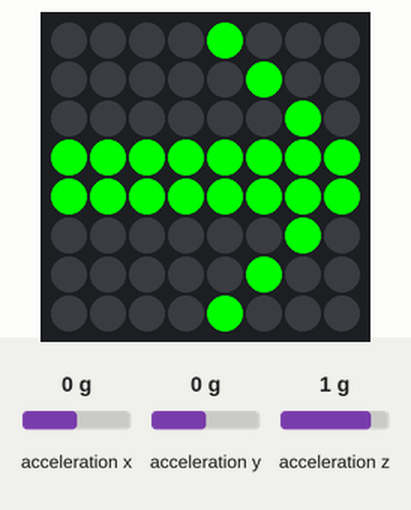
A program run on a simulated Raspberry Pi (BCM pin numbers) with a Sense HAT. On the bench: the Sense HAT's 8×8 RGB LED matrix. The test bench sets the inputs (shaded band); at power-on: acceleration x 0 g, acceleration y 0 g, acceleration z 1 g. Random numbers come from a fixed seed; the 64×8 strip is a reading aid, not a part: it shows the text the matrix is scrolling, unrolled, one strip-width of it at a time; the clock reads 2024-03-15 10:24:30 at power-on unless the program sets it. At 12.2 s the program stops and its outputs stay as they are.

Above: at 4.5 s.
4.6 s: acceleration x set to 0.4 g
At 6.47 s:
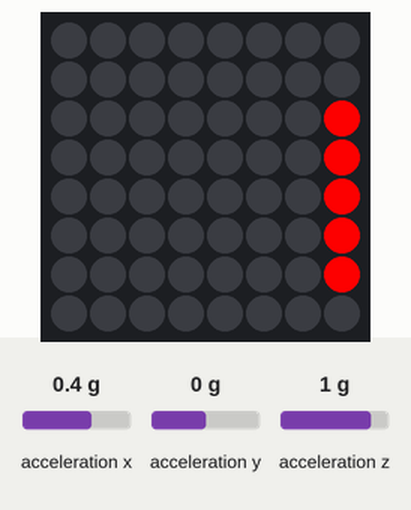
7.6 s: acceleration x set to 0.7 g
At 12.9 s:
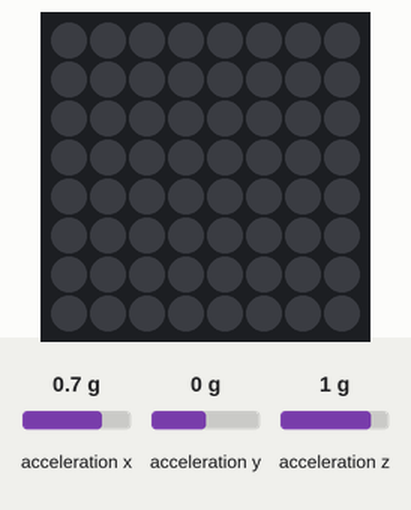

Measured:
- the behaviour switches between 0.5 and 0.6 g on acceleration x (found by bisection; images 1 and 2)

The program:

sense_hat_arrow.py
```python
from sense_hat import SenseHat
import time
import random

sense = SenseHat()
sense.clear()

# Define the green arrow (pointing up in its base matrix definition)
G = (0, 255, 0)
O = (0, 0, 0)
green_arrow = [
    O, O, O, G, G, O, O, O,
    O, O, G, G, G, G, O, O,
    O, G, O, G, G, O, G, O,
    G, O, O, G, G, O, O, G,
    O, O, O, G, G, O, O, O,
    O, O, O, G, G, O, O, O,
    O, O, O, G, G, O, O, O,
    O, O, O, G, G, O, O, O
]

def is_pointing_down(angle):
    accel = sense.get_accelerometer_raw()
    x = accel['x']
    y = accel['y']

    # When angle=0, arrow points to top edge. Top edge down -> y ≈ -1
    if angle == 0 and y < -0.5:
        return True
    # When angle=180, arrow points to bottom edge. Bottom edge down -> y ≈ 1
    elif angle == 180 and y > 0.5:
        return True
    # When angle=90, arrow points to right edge. Right edge down -> x ≈ 1
    elif angle == 90 and x > 0.5:
        return True
    # When angle=270, arrow points to left edge. Left edge down -> x ≈ -1
    elif angle == 270 and x < -0.5:
        return True

    return False

sense.show_message("Game Start", text_colour=(0, 255, 0), scroll_speed=0.05)

score = 0
angles = [0, 90, 180, 270]

try:
    while True:
        target_angle = random.choice(angles)
        sense.set_rotation(target_angle)
        sense.set_pixels(green_arrow)

        start_time = time.time()
        success = False

        while time.time() - start_time < 3:
            if is_pointing_down(target_angle):
                success = True
                break
            time.sleep(0.1)

        sense.set_rotation(0) # Reset rotation for messages

        if success:
            score += 1
            sense.show_message("Correct", text_colour=(0, 255, 0), scroll_speed=0.05)
        else:
            sense.show_message("Game Ends", text_colour=(255, 0, 0), scroll_speed=0.05)
            break

except KeyboardInterrupt:
    sense.set_rotation(0)
    pass

sense.set_rotation(0)
sense.show_message(f"Score: {score}", text_colour=(255, 255, 255), scroll_speed=0.05)
sense.clear()
```
